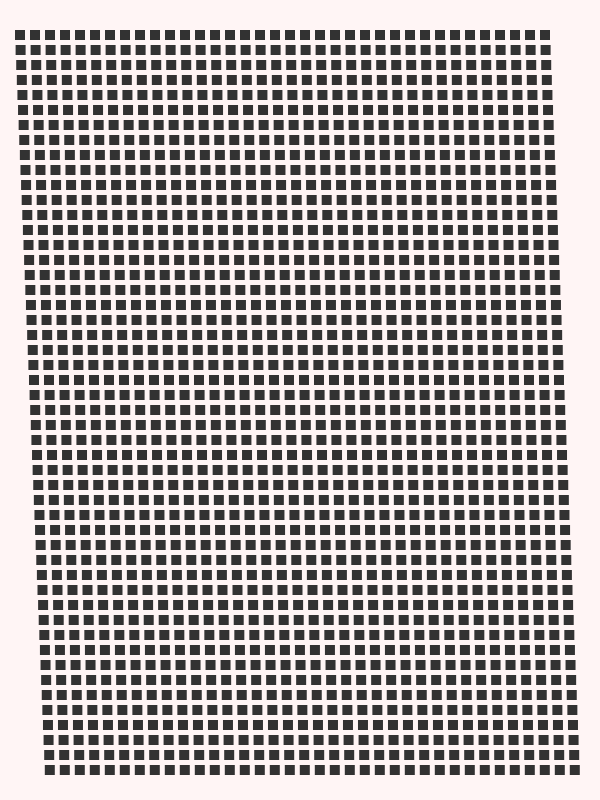
Frame 1 (no input)
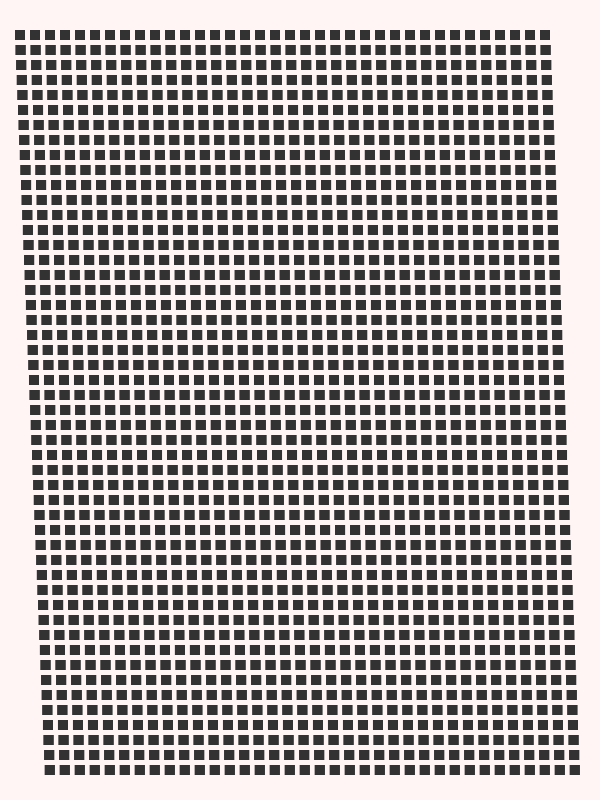
Frame 2 (the mouse pressed at the canvas centre, redrawn once)

The Processing sketch that drew these frames (run headless with seeded random() and noise(); the mouse was pressed at the canvas centre and the sketch redrawn once):

// Processing sketch: grid_with_a_tilt
// ── grid_with_a_tilt.pde
// Grid - with a tilt

void setup() {
  size(600, 800);
  background(255, 245, 245);
  fill(50);
  noStroke();
  noLoop();
}

void draw() {
  // Nested for() loops are often used to create grids
  for (int x = 30; x < width - 30; x += 15) {
    for (int y = 30; y < height - 30; y += 15) {
      // Displace x a little to the left or to the right
      // based on the rectangle’s x position
      float displace_x = map(y, 30, height - 30, -15, 15);
      rect(x + displace_x, y, 10, 10);
    }
  }
}
